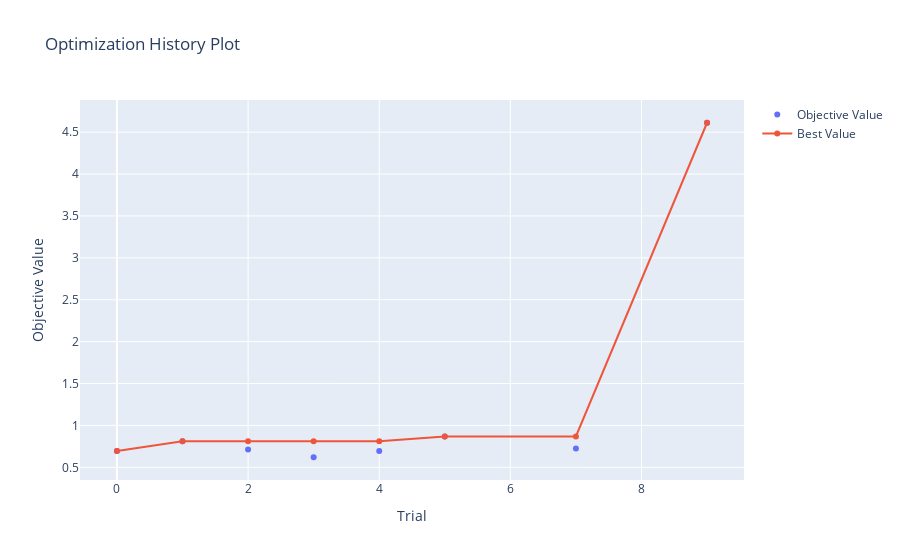

The cell this chart's notebook holds for it:
### Code cell
optuna.visualization.plot_optimization_history(study)

### Figure 1 — Plotly figure (JSON) as saved in the notebook; plotly's stock layout.template omitted (floating-point values rounded to 4 significant figures)
{"data": [{"mode": "markers", "name": "Objective Value", "type": "scatter", "x": [0, 1, 2, 3, 4, 5, 7, 9], "y": [0.6944, 0.8112, 0.7111, 0.6199, 0.6941, 0.868, 0.7257, 4.613]}, {"name": "Best Value", "type": "scatter", "x": [0, 1, 2, 3, 4, 5, 7, 9], "y": [0.6944, 0.8112, 0.8112, 0.8112, 0.8112, 0.868, 0.868, 4.613]}], "layout": {"title": {"text": "Optimization History Plot"}, "xaxis": {"title": {"text": "Trial"}}, "yaxis": {"title": {"text": "Objective Value"}}}}
